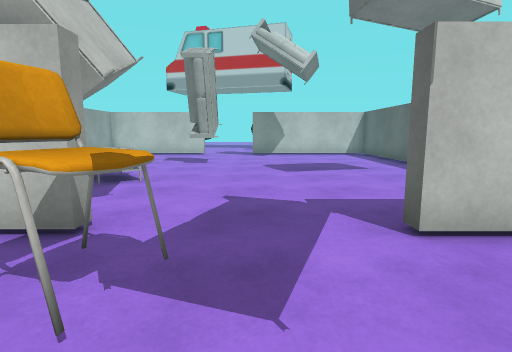
view 1 (above)

12 first-person views from a walk through a Unity game level. The camera is 1.2 m above the floor, tilts 8° down and sees 80° across. The floor is counted in squares, 1 m on a side. Each view is taken from the middle of a square. On the plan, view 1 faces up. The plan holds only what a view shows up to about 13 squares ahead; the rest is blank. The place goes on beyond the plan. The player is left out. Some animated figures are not drawn. Some surface patterns are stand-ins.

view 2
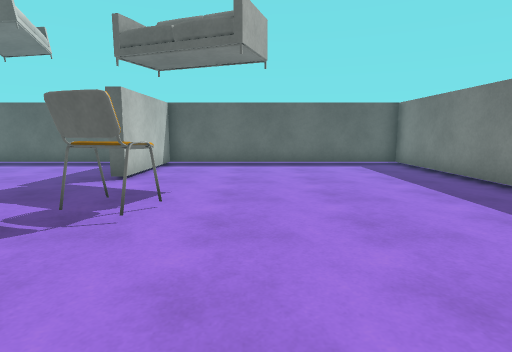

view 3
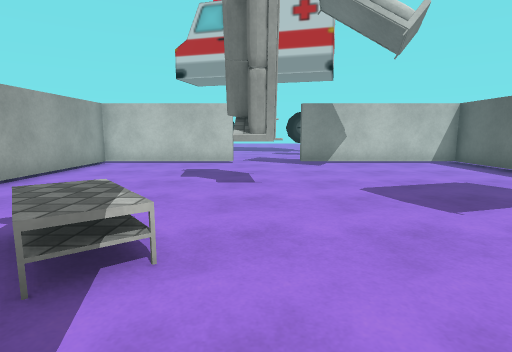

view 4
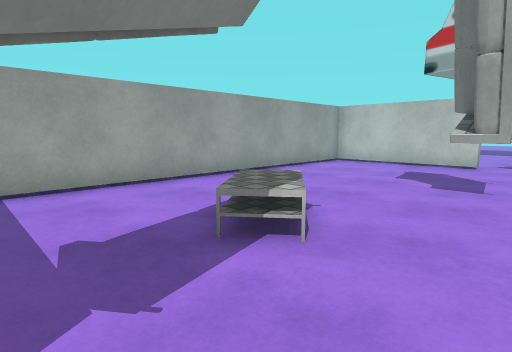

view 5
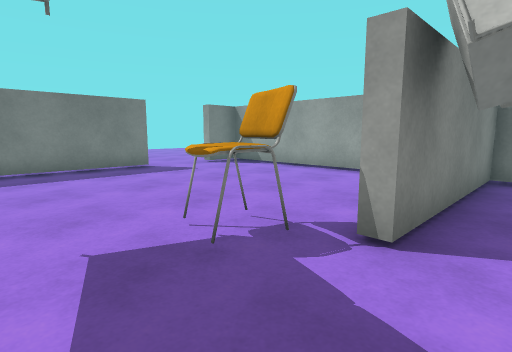

view 6
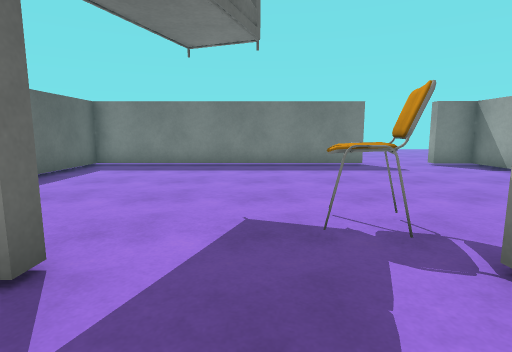

view 7
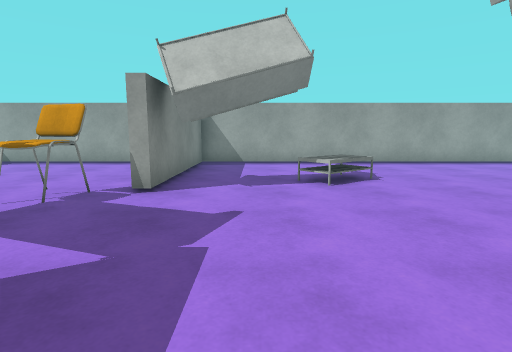

view 8
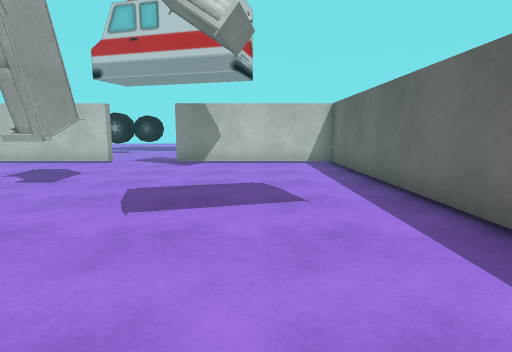

view 9
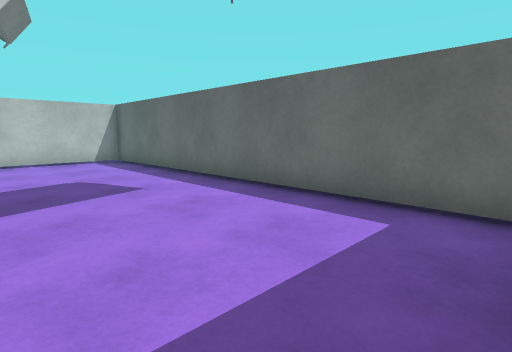

view 10
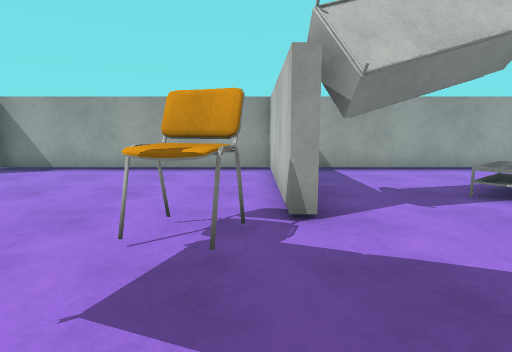

view 11
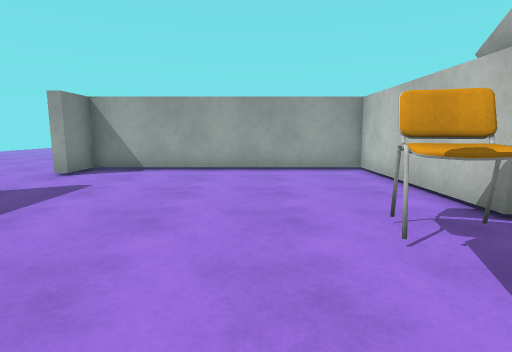

view 12
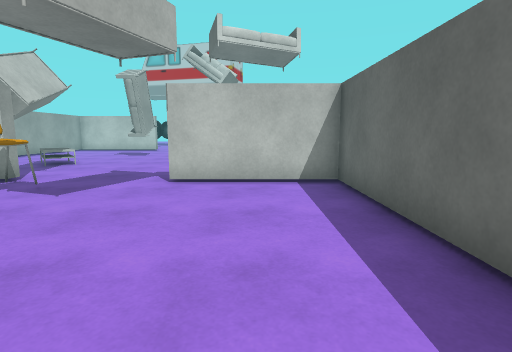

### Floor plan
Points are (right, up) in squares from view 1. A wall is a line through its corners. A room is listed if a view was taken in it or the views show most of it. See-through windows are left out.
Room 1 (views 1, 2, 10, 11, 12)
walls: (-2.1, 3.4) (-8.1, 3.4) (-8.1, -5.5) (-6.6, -5.5); (-4.1, -5.5) (6, -5.5) (6, 3.4) (1.9, 3.4)
ways out: opening at (0, 3.7) to room 2; opening at (-5.5, -6)
objects: other object (-2, 2) to (-1, 3)
Room 2 (views 3, 4, 5, 6, 7, 8, 9)
walls: (1.9, 3.4) (1.9, 3.9); (-2.9, 17.2) (-8.1, 17.2) (-8.1, 3.9) (-2.1, 3.9) (-2.1, 3.4); (6, 4.4) (6, 17.2) (-0.2, 17.2)
ways out: opening at (0, 3.7) to room 1; opening at (-1.5, 17)
objects: other object (-5, 7) to (-3, 9); other object (-3, 5); other object (-3, 12) to (-2, 13)

Where each view was taken, in squares from view 1:
view 1: 0 up, 0 right, facing up
view 2: 0 up, 6 left, facing right
view 3: 5 up, 2 left, facing up
view 4: 5 up, 1 left, facing up-left
view 5: 5 up, 1 right, facing down-left
view 6: 6 up, 0 right, facing down
view 7: 6 up, 4 right, facing left
view 8: 5 up, 3 right, facing up
view 9: 4 up, 1 right, facing up-right
view 10: 3 up, 2 right, facing left
view 11: 0 up, 2 right, facing left
view 12: 4 down, 4 right, facing up
